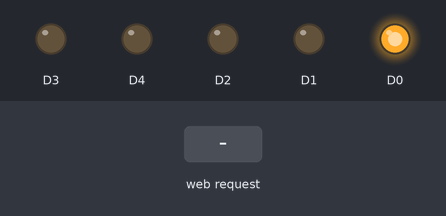
Recording of a sketch running on a simulated ESP8266 (NodeMCU). Parts: output pins drawn as LEDs (lit = HIGH). The test bench sets the inputs (shaded band). WiFi joins after 1.5 s; servers stay silent unless stated; what the sketch prints to the serial monitor is not drawn.

Above: at 2.7 s.
2.8 s: HTTP request GET /left received
At 2.87 s:
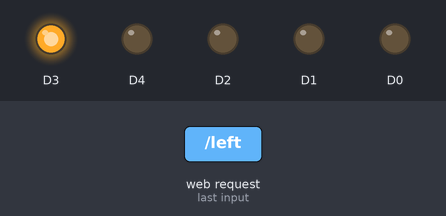
4.4 s: HTTP request GET /right received
At 4.5 s:
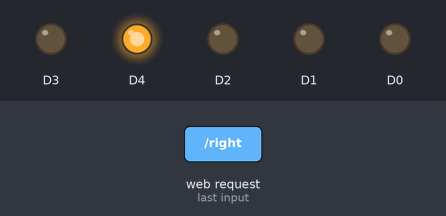
6.1 s: HTTP request GET /up received
At 7.3 s:
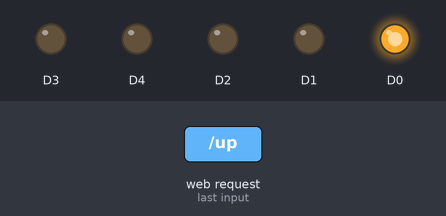
7.6 s: HTTP request GET /down received
At 9.1 s:
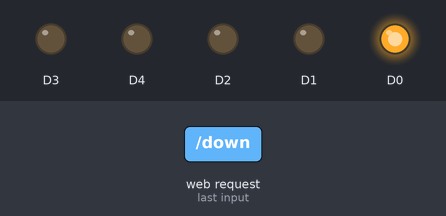
Timing chart, 0 to 10.2 s (numbered marks = the images above; inputs shaded):
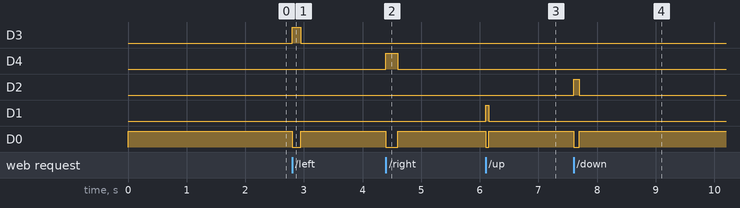

The sketch:

WiFiConnection.ino
```cpp
#include <ESP8266WiFi.h>
#include <ESP8266WebServer.h>

//Add WiFi Name/Password of your local network
char* ssid = "WIFI_NAME";
char* pass = "WIFI_PASSWORD";

ESP8266WebServer server(80);

void setup()
{
	Serial.begin(115200);

	pinMode(D0, OUTPUT);
	pinMode(D1, OUTPUT);
	pinMode(D2, OUTPUT);
	pinMode(D3, OUTPUT);
	pinMode(D4, OUTPUT);
	digitalWrite(D1, LOW);
	digitalWrite(D0, HIGH); //Turns the on board LED off

	connect();
	web_server();
}

void loop()
{
	server.handleClient();
}

void connect()
{
	Serial.print("Connecting to: ");
	Serial.print(ssid);

	//WiFi connection
	WiFi.hostname("ESP8266");
	WiFi.begin(ssid, pass);
	while (WiFi.status() != WL_CONNECTED) {
		delay(500);
		Serial.print(".");
	}
	Serial.println("Wifi Connected!");

	//Displays connection
	Serial.println();
	Serial.println();
	Serial.print("Connect to me at: ");
	Serial.println(WiFi.localIP());
}

String webPage;
void web_server()
{
	//HEAD
	webPage += "<html>";
	webPage += "<head>";
	webPage += "<meta name=""viewport"" content=""width = device - width, height = device - height, initial - scale = 1.0""/>";
	webPage += "<title>Test</title>";
	webPage += "<style type=""text/css"">";
	webPage += "html {text-align:center; max-height: 10%; background-color: grey;}";
	webPage += ".button {font-size: 30px; width: 500px; height: 10%;}";
	webPage += "</style>";
	webPage += "</head>";

	//BODY
	webPage += "<body>";
	webPage += "<div>";
	webPage += "<h1> Web Server </h1>";
	webPage += "<p><a href = \"left\"><button class=""button"">LEFT</button></a></p>";
	webPage += "<p><a href = \"right\"><button class=""button"">RIGHT</button></a></p>";
	webPage += "<p><a href = \"up\"><button class=""button"">UP</button></a></p>";
	webPage += "<p><a href = \"down\"><button class=""button"">DOWN</button></a></p>";
	webPage += "</div>";
	webPage += "</body>";
	webPage += "</html>";

	server.on("/", []() {
		server.send(200, "text/html", webPage);
	});

	server.on("/left", []() {
		server.send(200, "text/html", webPage);
		left();
		delay(500);
	});
	server.on("/right", []() {
		server.send(200, "text/html", webPage);
		right();
		delay(500);
	});
	server.on("/up", []() {
		server.send(200, "text/html", webPage);
		up();
		delay(500);
	});
	server.on("/down", []() {
		server.send(200, "text/html", webPage);
		down();
		delay(500);
	});

	//Starts the server
	server.begin();
}

//Blinks the on board led a set amount of times
void blink(int Blink_Count)
{
	for (size_t i = 0; i < Blink_Count; i++)
	{
		digitalWrite(D0, LOW);
		delay(50);
		digitalWrite(D0, HIGH);
	}
}

void left()
{
	digitalWrite(D3, HIGH);
	blink(3);
	digitalWrite(D3, LOW);
}

void right()
{
	digitalWrite(D4, HIGH);
	blink(4);
	digitalWrite(D4, LOW);
}

void down()
{
	digitalWrite(D2, HIGH);
	blink(2);
	digitalWrite(D2, LOW);
}

void up()
{
	digitalWrite(D1, HIGH);
	blink(1);
	digitalWrite(D1, LOW);
}
```

Measured:
- after the input at 2.8 s, D3: LOW → HIGH at once, → LOW 0.15 s later; D0: HIGH → LOW at once, → HIGH 0.15 s later
- after the input at 4.4 s, D4: LOW → HIGH at once, → LOW 0.20 s later; D0: HIGH → LOW at once, → HIGH 0.20 s later
- after the input at 6.1 s, D1: LOW → HIGH at once, → LOW 0.05 s later; D0: HIGH → LOW at once, → HIGH 0.05 s later
- after the input at 7.6 s, D2: LOW → HIGH at once, → LOW 0.10 s later; D0: HIGH → LOW at once, → HIGH 0.10 s later
